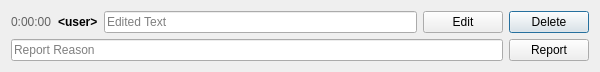
<?xml version="1.0" encoding="UTF-8"?>
<ui version="4.0">
 <class>Dialog</class>
 <widget class="QDialog" name="Dialog">
  <property name="geometry">
   <rect>
    <x>0</x>
    <y>0</y>
    <width>600</width>
    <height>72</height>
   </rect>
  </property>
  <property name="minimumSize">
   <size>
    <width>329</width>
    <height>72</height>
   </size>
  </property>
  <property name="maximumSize">
   <size>
    <width>16777215</width>
    <height>72</height>
   </size>
  </property>
  <property name="windowTitle">
   <string>Message Options</string>
  </property>
  <property name="modal">
   <bool>true</bool>
  </property>
  <layout class="QGridLayout" name="gridLayout_2">
   <item row="0" column="0">
    <layout class="QGridLayout" name="gridLayout">
     <item row="1" column="0">
      <widget class="QLabel" name="timeLabel">
       <property name="palette">
        <palette>
         <active>
          <colorrole role="WindowText">
           <brush brushstyle="SolidPattern">
            <color alpha="255">
             <red>99</red>
             <green>99</green>
             <blue>99</blue>
            </color>
           </brush>
          </colorrole>
         </active>
         <inactive>
          <colorrole role="WindowText">
           <brush brushstyle="SolidPattern">
            <color alpha="255">
             <red>99</red>
             <green>99</green>
             <blue>99</blue>
            </color>
           </brush>
          </colorrole>
         </inactive>
         <disabled>
          <colorrole role="WindowText">
           <brush brushstyle="SolidPattern">
            <color alpha="255">
             <red>120</red>
             <green>120</green>
             <blue>120</blue>
            </color>
           </brush>
          </colorrole>
         </disabled>
        </palette>
       </property>
       <property name="text">
        <string>0:00:00</string>
       </property>
      </widget>
     </item>
     <item row="4" column="0" colspan="4">
      <widget class="QLineEdit" name="reportReason">
       <property name="inputMask">
        <string/>
       </property>
       <property name="text">
        <string/>
       </property>
       <property name="placeholderText">
        <string>Report Reason</string>
       </property>
      </widget>
     </item>
     <item row="1" column="4">
      <widget class="QPushButton" name="deleteButton">
       <property name="text">
        <string>Delete</string>
       </property>
      </widget>
     </item>
     <item row="1" column="3">
      <widget class="QPushButton" name="editButton">
       <property name="text">
        <string>Edit</string>
       </property>
      </widget>
     </item>
     <item row="1" column="2">
      <widget class="QLineEdit" name="editMessage">
       <property name="placeholderText">
        <string>Edited Text</string>
       </property>
      </widget>
     </item>
     <item row="4" column="4">
      <widget class="QPushButton" name="reportButton">
       <property name="text">
        <string>Report</string>
       </property>
      </widget>
     </item>
     <item row="1" column="1">
      <widget class="QLabel" name="usernameLabel">
       <property name="text">
        <string>&lt;html&gt;&lt;head/&gt;&lt;body&gt;&lt;p&gt;&lt;span style=&quot; font-weight:600;&quot;&gt;&amp;lt;user&amp;gt;&lt;/span&gt;&lt;/p&gt;&lt;/body&gt;&lt;/html&gt;</string>
       </property>
      </widget>
     </item>
    </layout>
   </item>
  </layout>
 </widget>
 <resources/>
 <connections/>
</ui>
